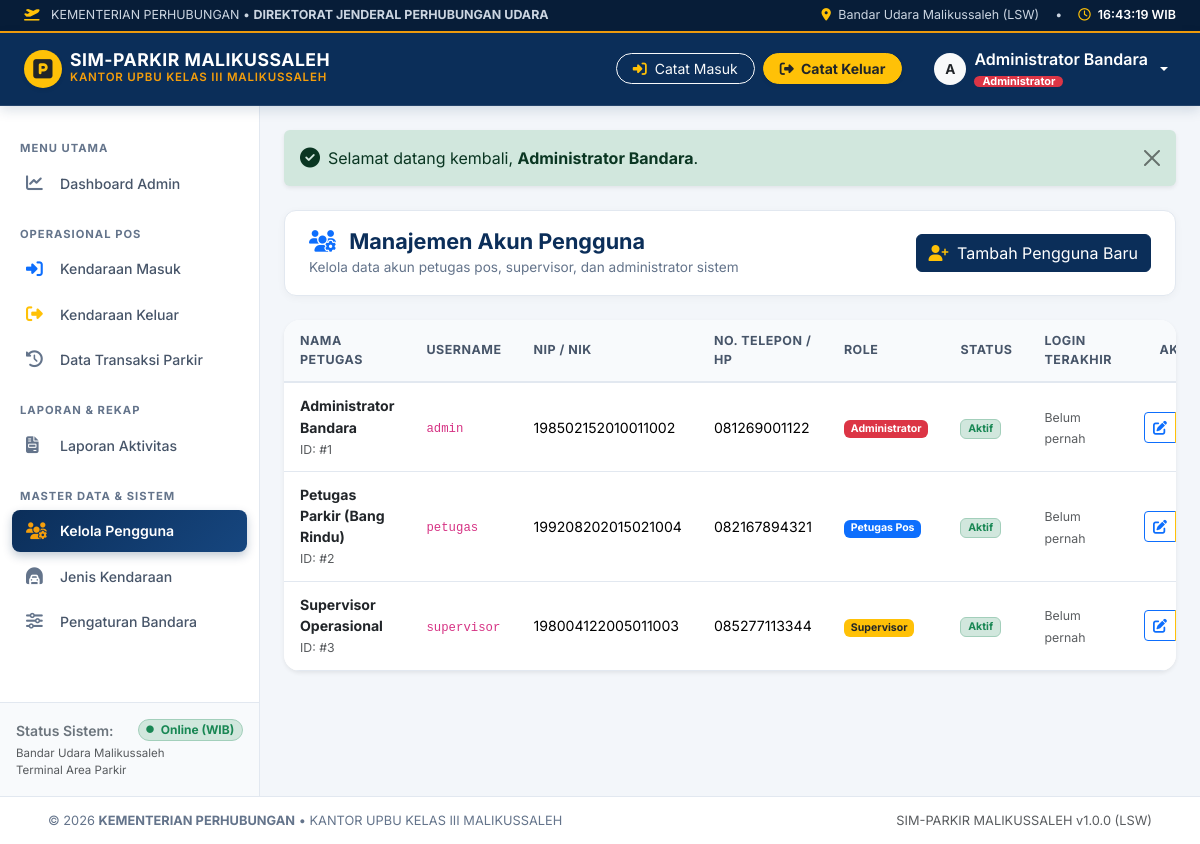
The page /admin/users.php (signed in) on the database its author committed.
### tables this page shows
CREATE TABLE `users` (
    `id` INT AUTO_INCREMENT PRIMARY KEY,
    `nama` VARCHAR(100) NOT NULL,
    `username` VARCHAR(50) NOT NULL UNIQUE,
    `password` VARCHAR(255) NOT NULL,
    `role` ENUM('admin', 'petugas', 'supervisor') NOT NULL DEFAULT 'petugas',
    `nip_nik` VARCHAR(50) DEFAULT NULL,
    `no_hp` VARCHAR(25) DEFAULT NULL,
    `status` ENUM('aktif', 'nonaktif') NOT NULL DEFAULT 'aktif',
    `last_login` DATETIME DEFAULT NULL,
    `created_at` DATETIME DEFAULT CURRENT_TIMESTAMP,
    `updated_at` DATETIME DEFAULT CURRENT_TIMESTAMP ON UPDATE CURRENT_TIMESTAMP
);

### admin/users.php (the view, shortened to what this page needs)
<?php
$pdo = getDB();
$stmt_users = $pdo->query("SELECT * FROM users ORDER BY role ASC, nama ASC");
$users = $stmt_users->fetchAll();
require_once __DIR__ . '/../includes/header.php';
?>
<div class="page-header-box">
    <div>
        <h1 class="page-header-title">
            <i class="fa-solid fa-users-gear text-primary me-2"></i> Manajemen Akun Pengguna
        </h1>
        <div class="page-header-subtitle">
            Kelola data akun petugas pos, supervisor, dan administrator sistem
        </div>
    </div>
    <button type="button" class="btn btn-primary" style="background: #0b2e59; border-color: #0b2e59;" data-bs-toggle="modal" data-bs-target="#modalTambahUser">
        <i class="fa-solid fa-user-plus me-1 text-warning"></i> Tambah Pengguna Baru
    </button>
</div>
<div class="card border-0 shadow-sm rounded-4 overflow-hidden">
    <div class="table-responsive">
        <table class="table table-hover table-kemenhub align-middle mb-0">
            <thead>
                <tr>
                    <th>Nama Petugas</th>
                    <th>Username</th>
                    <th>NIP / NIK</th>
                    <th>No. Telepon / HP</th>
                    <th>Role</th>
                    <th>Status</th>
                    <th>Login Terakhir</th>
                    <th class="text-center">Aksi</th>
                </tr>
            </thead>
            <tbody>
                <?php foreach ($users as $u): ?>
                    <tr>
                        <td>
                            <div class="fw-bold text-dark"><?= e($u['nama']) ?></div>
                            <small class="text-muted">ID: #<?= $u['id'] ?></small>
                        </td>
                        <td>
                            <code><?= e($u['username']) ?></code>
                        </td>
                        <td><?= e($u['nip_nik'] ?? '-') ?></td>
                        <td><?= e($u['no_hp'] ?? '-') ?></td>
                        <td>
                            <?php if ($u['role'] === 'admin'): ?>
                                <span class="badge bg-danger">Administrator</span>
                            <?php elseif ($u['role'] === 'supervisor'): ?>
                                <span class="badge bg-warning text-dark">Supervisor</span>
                            <?php else: ?>
                                <span class="badge bg-primary">Petugas Pos</span>
                            <?php endif; ?>
                        </td>
                        <td>
                            <?php if ($u['status'] === 'aktif'): ?>
                                <span class="badge bg-success-subtle text-success border border-success-subtle">Aktif</span>
                            <?php else: ?>
                                <span class="badge bg-secondary-subtle text-secondary border border-secondary-subtle">Nonaktif</span>
                            <?php endif; ?>
                        </td>
                        <td>
                            <small class="text-muted"><?= $u['last_login'] ? date('d/m/Y H:i', strtotime($u['last_login'])) : 'Belum pernah' ?></small>
                        </td>
                        <td class="text-center">
                            <div class="btn-group btn-group-sm">
                                <button type="button" class="btn btn-outline-primary btn-edit-user"
                                    data-id="<?= $u['id'] ?>"
                                    data-nama="<?= e($u['nama']) ?>"
                                    data-role="<?= e($u['role']) ?>"
                                    data-nip="<?= e($u['nip_nik'] ?? '') ?>"
                                    data-hp="<?= e($u['no_hp'] ?? '') ?>"
                                    data-status="<?= e($u['status']) ?>"
                                    title="Edit Profil">
                                    <i class="fa-solid fa-pen-to-square"></i>
                                </button>
                            </div>
                        </td>
                    </tr>
                <?php endforeach; ?>
            </tbody>
        </table>
    </div>
</div>
<?php require_once __DIR__ . '/../includes/footer.php'; ?>

### assets/css/kemenhub-theme.css (style rules this page uses)
:root { --kemenhub-navy: #0b2e59; --kemenhub-navy-dark: #071d38; --kemenhub-navy-light: #16467f; --kemenhub-gold: #f59e0b; --kemenhub-gold-hover: #d97706; --kemenhub-gold-soft: #fef3c7; --kemenhub-sky: #0ea5e9; --kemenhub-bg: #f3f6fa; --kemenhub-card-bg: #ffffff; --kemenhub-border: #e2e8f0; --kemenhub-text: #1e293b; --kemenhub-text-muted: #64748b; --sidebar-width: 260px; }
body { font-family: 'Inter', system-ui, -apple-system, BlinkMacSystemFont, "Segoe UI", Roboto, sans-serif; background-color: var(--kemenhub-bg); color: var(--kemenhub-text); min-height: 100vh; display: flex; flex-direction: column; }
.page-header-box { background: #ffffff; border-radius: 12px; padding: 18px 24px; margin-bottom: 24px; box-shadow: 0 2px 8px rgba(0, 0, 0, 0.04); border: 1px solid var(--kemenhub-border); display: flex; justify-content: space-between; align-items: center; flex-wrap: wrap; gap: 12px; }
.page-header-title { font-size: 1.35rem; font-weight: 700; color: var(--kemenhub-navy); margin-bottom: 2px; }
.page-header-subtitle { font-size: 0.85rem; color: var(--kemenhub-text-muted); }
.table-kemenhub { width: 100%; margin-bottom: 0; }
.table-kemenhub thead th { background-color: #f8fafc; color: #475569; font-size: 0.78rem; font-weight: 700; text-transform: uppercase; letter-spacing: 0.5px; border-bottom: 2px solid var(--kemenhub-border); padding: 12px 16px; vertical-align: middle; }
.table-kemenhub tbody td { padding: 12px 16px; font-size: 0.88rem; vertical-align: middle; border-bottom: 1px solid var(--kemenhub-border); }

### rows shown on the page
users: nama "Administrator Bandara", id "1", username "admin", nip_nik "198502152010011002", no_hp "081269001122", role "Administrator", status "Aktif", shows "Belum pernah"
users: nama "Petugas Parkir (Bang Rindu)", id "2", username "petugas", nip_nik "199208202015021004", no_hp "082167894321", role "Petugas Pos", status "Aktif", shows "Belum pernah"
users: nama "Supervisor Operasional", id "3", username "supervisor", nip_nik "198004122005011003", no_hp "085277113344", role "Supervisor", status "Aktif", shows "Belum pernah"

### other values the page prints
INSTANSI_NAME "KEMENTERIAN PERHUBUNGAN"
INSTANSI_SUB "DIREKTORAT JENDERAL PERHUBUNGAN UDARA"
AIRPORT_NAME "Bandar Udara Malikussaleh"
AIRPORT_CODE "LSW"
APP_NAME "SIM-PARKIR MALIKUSSALEH"
UPBU_NAME "KANTOR UPBU KELAS III MALIKUSSALEH"
substr($user_nama, 0, 1) "A"
$user_nama "Administrator Bandara"
$role_label "Administrator"
$msg['text'] "Selamat datang kembali, Administrator Bandara ."
APP_VERSION "1.0.0"
